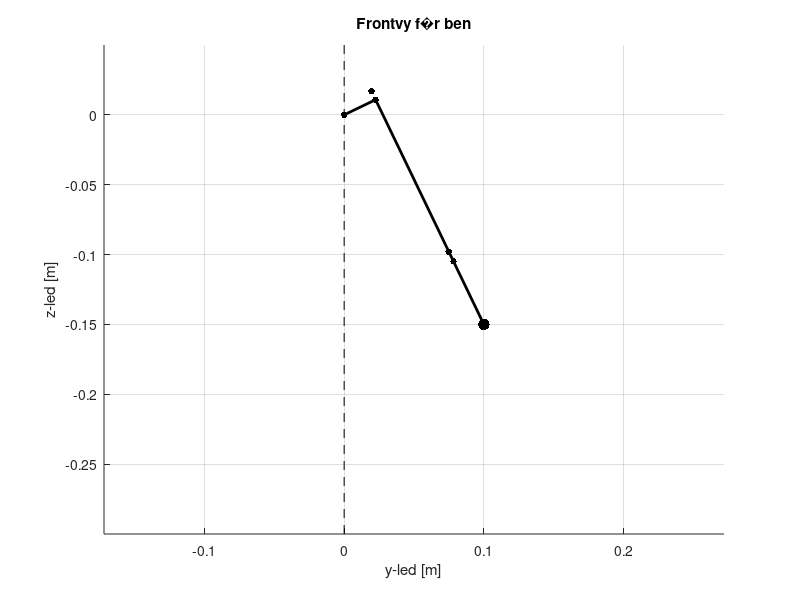
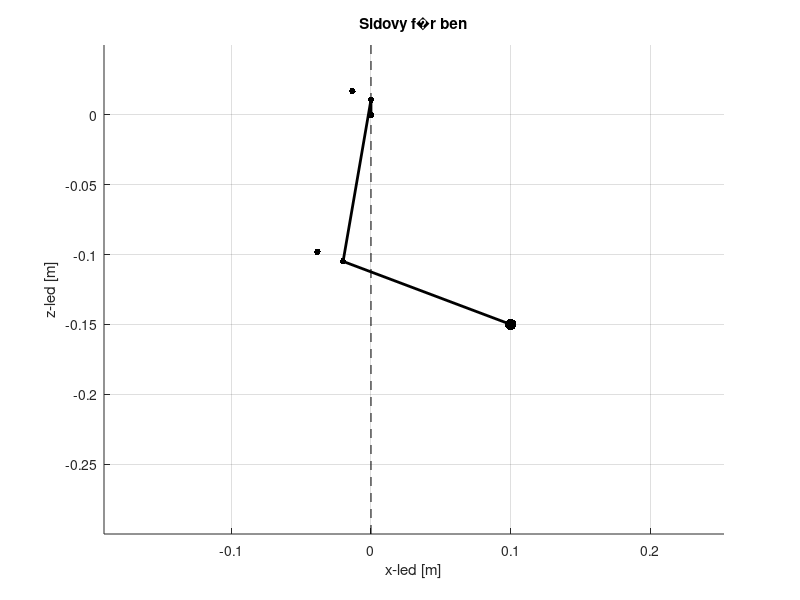
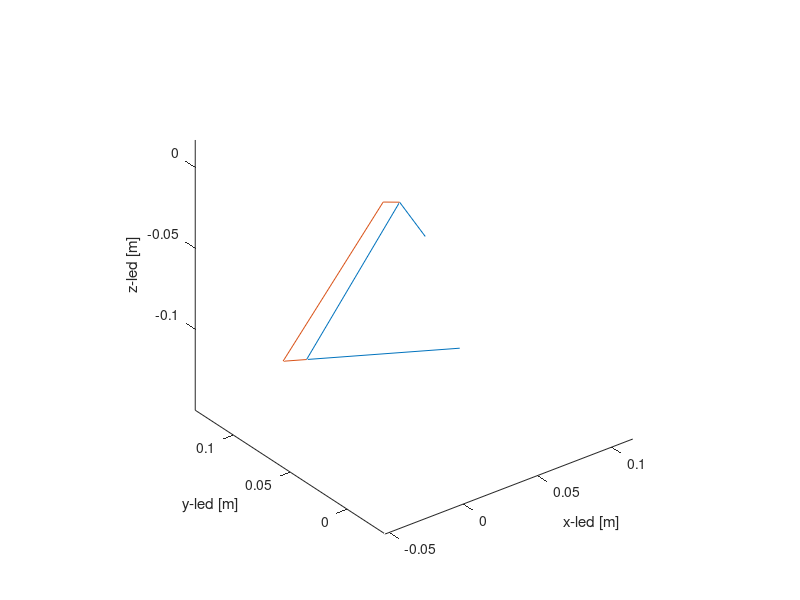

These figures' MATLAB source, in order:
clear all
figure(1)
clf
figure(2)
clf
figure(3)
clf
clc


% Givet
l_1 = 0.025;
l_2 = 0.13;
l_3 = 0.015;
l_4 = 0.02;

x = 0.1;
y = 0.1;
z = -0.15;

% Hjälpekvationer
c_1 = sqrt(x^2 + y^2 + z^2-l_1^2);
c_2 = sqrt((l_2+l_4)^2-(l_4*c_1^2/l_2));
c_3 = acos((l_2^2+l_3^2-c_2^2)/(2*l_2*l_3));
c_4 = sqrt(2*(l_2^2*l_3^2+ l_2^2*c_2^2+l_3^2*c_2^2)-l_2^4-l_3^4-c_2^4)/4;
c_5 = sqrt(2*(l_2^2*l_4^2+ l_2^2*c_2^2+l_4^2*c_2^2)-l_2^4-l_4^4-c_2^4)/4;

% Alpha
alpha = acos(c_1/(2*l_2)) - asin(x/c_1);

% Gamma
gamma = pi/2 + acos(y / sqrt(y^2 + z^2)) - acos(l_1 / sqrt(y^2 + z^2));

% Beta
beta = c_3 - alpha + asin((2 * c_4)/(l_2*c_2)) - asin((2*c_5)/(l_2*c_2));


% Ledposition (för plottning)
a1 = acos(c_1/(2*l_2));
a2 = asin(x/c_1);

ll = l_2 * cos(alpha);
aa = atan(ll/l_1);
hyp = sqrt(ll^2+l_1^2);

fot = [x, y, z];
hoft = [0, l_1 * sin(gamma), l_1 * cos(gamma)];
kna = [-l_2 * sin(alpha), hyp * sin(pi - gamma - aa), -hyp * cos(pi - gamma - aa)];
havarm_1 = hoft + l_3 * [-sin(beta), -sin(pi/2 - gamma) * cos(beta), cos(pi/2 - gamma) * cos(beta)];
havarm_2 = kna + l_4 * [-cos(pi/2-a1-a2), -sin(pi/2 - gamma) * sin(pi/2-a1-a2), cos(pi/2 - gamma) * sin(pi/2-a1-a2)];

figure(1)
hold on
plot([0, hoft(2), kna(2), fot(2)], [0, hoft(3), kna(3), fot(3)], 'k', 'LineWidth', 2)   %plot av ben
plot([0,0],[0.05,-0.3],'k--')                           %plot av z-axel
plot(hoft(2), hoft(3), 'k.', 'MarkerSize', 15)     %plot av h�ft-led
plot(0, 0, 'k.', 'MarkerSize', 15)                          %plot av h�ft-led
plot(kna(2), kna(3), 'k.', 'MarkerSize', 15)              %plot av kn�-led
plot(fot(2), fot(3), 'k.', 'MarkerSize', 25)                      %plot av "fot"
plot(havarm_1(2), havarm_1(3), 'k.', 'MarkerSize', 15)              %plot av hävarm_1
plot(havarm_2(2), havarm_2(3), 'k.', 'MarkerSize', 15)              %plot av hävarm_1
axis equal
xlabel('y-led [m]')
ylabel('z-led [m]')
title('Frontvy f�r ben')
grid on



figure(2)
hold on
plot([0, hoft(1), kna(1), fot(1)], [0, hoft(3), kna(3), fot(3)], 'k', 'LineWidth', 2)   %plot av ben
plot([0,0],[0.05,-0.3],'k--')                           %plot av z-axel
plot(hoft(1), hoft(3), 'k.', 'MarkerSize', 15)     %plot av h�ft-led
plot(0, 0, 'k.', 'MarkerSize', 15)                          %plot av h�ft-led
plot(kna(1), kna(3), 'k.', 'MarkerSize', 15)              %plot av kn�-led
plot(fot(1), fot(3), 'k.', 'MarkerSize', 25)                      %plot av "fot"
plot(havarm_1(1), havarm_1(3), 'k.', 'MarkerSize', 15)              %plot av hävarm_1
plot(havarm_2(1), havarm_2(3), 'k.', 'MarkerSize', 15)              %plot av hävarm_2
axis equal
xlabel('x-led [m]')
ylabel('z-led [m]')
title('Sidovy f�r ben')
grid on


disp("Alpha")
disp(alpha*180/pi)
disp("Beta")
disp(beta*180/pi)
disp("Gamma")
disp(gamma*180/pi)

figure(3)
plot3([0, hoft(1), kna(1), fot(1)],[0, hoft(2), kna(2), fot(2)], [0, hoft(3), kna(3), fot(3)])

hold on
plot3([hoft(1), havarm_1(1), havarm_2(1), kna(1)],[hoft(2), havarm_1(2), havarm_2(2), kna(2)], [hoft(3), havarm_1(3), havarm_2(3), kna(3)])
xlabel('x-led [m]')
ylabel('y-led [m]')
zlabel('z-led [m]')
axis equal

l1 = sqrt(sum((kna-hoft).^2))
l2 = sqrt(sum((fot-kna).^2))

h = sqrt(sum((havarm_1-havarm_2).^2))
h1 = sqrt(sum((hoft-havarm_1).^2))
h2 = sqrt(sum((kna-havarm_2).^2))


